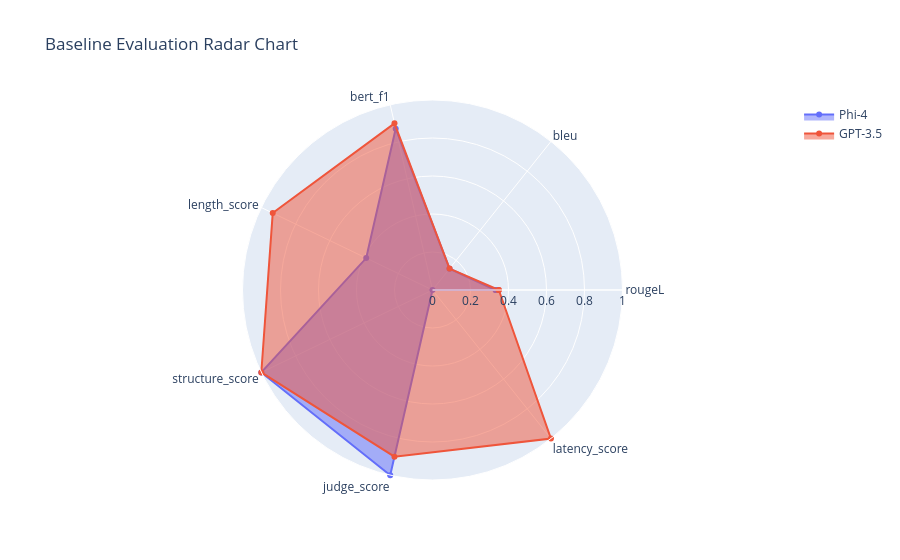

The notebook cell saved with this chart:
### Code cell
radar_fig = plot_plotly_radar(
    radar_df,
    model_col="model_label",
    metrics=radar_metrics,
    title="Baseline Evaluation Radar Chart",
)

# Show interactive chart inside the notebook
radar_fig.show()

# Save chart
radar_html_path = FIGURES_DIR / f"radar_comparison_{CASE_ID}.html"
radar_png_path = FIGURES_DIR / f"radar_comparison_{CASE_ID}.png"

radar_fig.write_html(str(radar_html_path))
radar_fig.write_image(str(radar_png_path))

print("Saved:", radar_html_path)
print("Saved:", radar_png_path)

### Figure 1 — Plotly figure (JSON) as saved in the notebook; plotly's stock layout.template omitted (floating-point values rounded to 4 significant figures)
{"data": [{"fill": "toself", "name": "Phi-4", "r": [0.3321, 0.1436, 0.8707, 0.3873, 1, 1, 0, 0.3321], "theta": ["rougeL", "bleu", "bert_f1", "length_score", "structure_score", "judge_score", "latency_score", "rougeL"], "type": "scatterpolar"}, {"fill": "toself", "name": "GPT-3.5", "r": [0.349, 0.1442, 0.8996, 0.9333, 1, 0.9, 1, 0.349], "theta": ["rougeL", "bleu", "bert_f1", "length_score", "structure_score", "judge_score", "latency_score", "rougeL"], "type": "scatterpolar"}], "layout": {"polar": {"radialaxis": {"range": [0, 1], "visible": true}}, "showlegend": true, "title": {"text": "Baseline Evaluation Radar Chart"}}}
